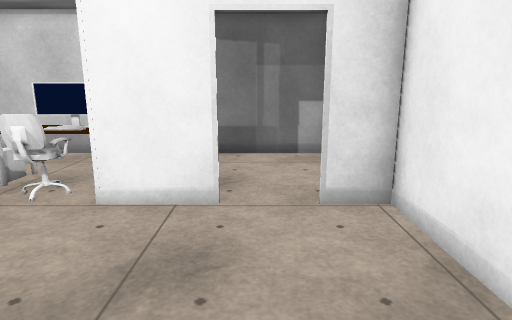
View 1 (above)

13 first-person views from a walk through a scene from a Unity 3-D project. The camera is 1.4 m above the floor, tilts 12° down and sees 75° across. The floor is counted in squares, 0.5 m on a side. Each view is taken from the middle of a square. On the plan, view 1 faces up. The plan holds only what a view shows up to about 20 squares ahead; the rest is blank. The place goes on beyond the plan. The player character is not drawn. Some animated figures are not drawn. Surface patterns are stand-ins for the level's own textures.

View 2
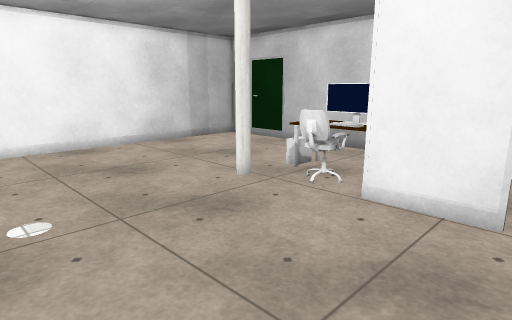

View 3
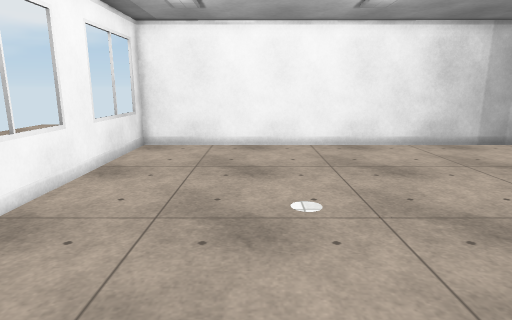

View 4
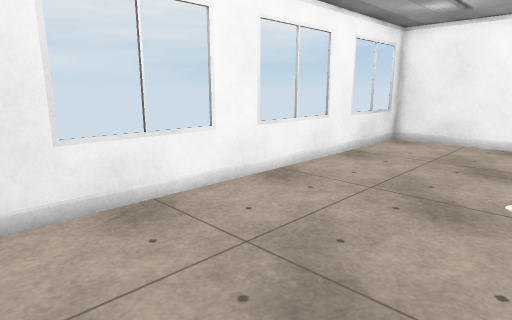

View 5
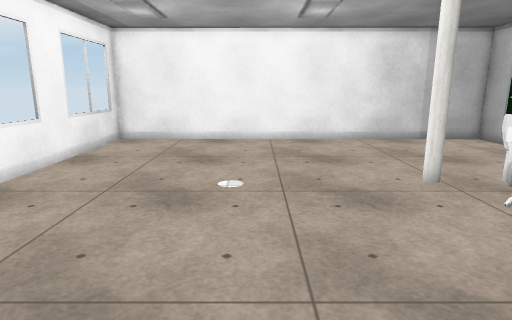

View 6
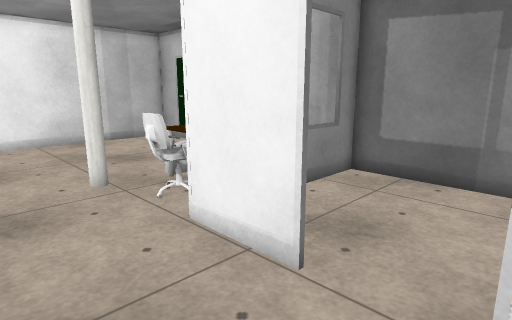

View 7
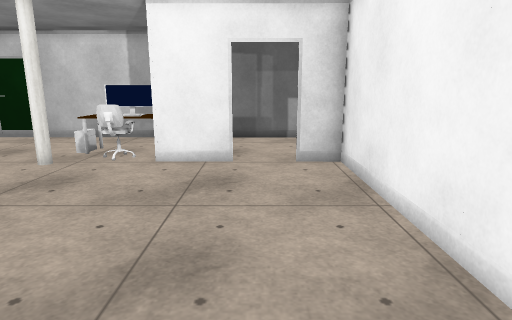

View 8
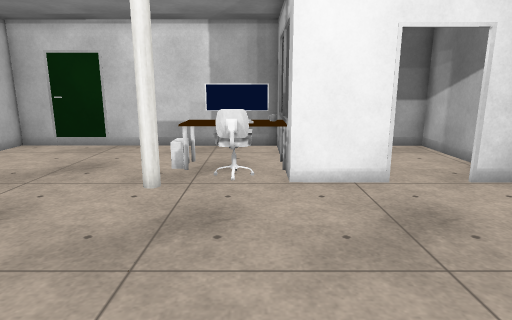

View 9
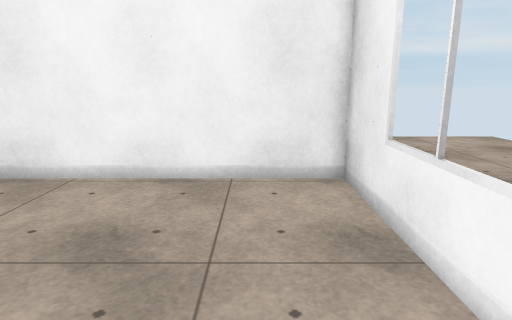

View 10
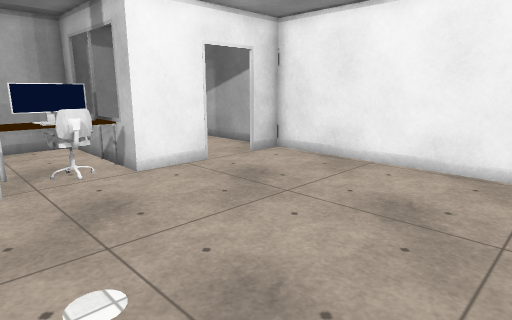

View 11
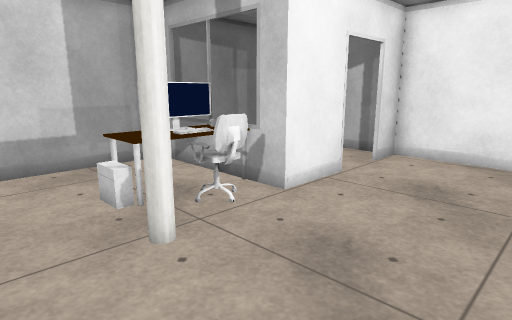

View 12
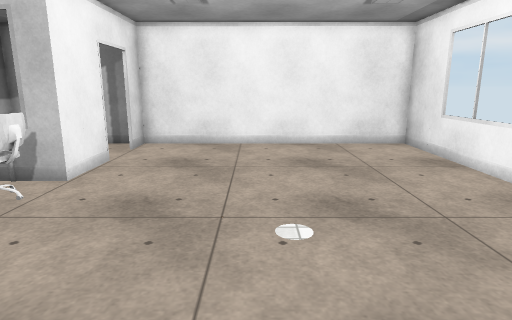

View 13
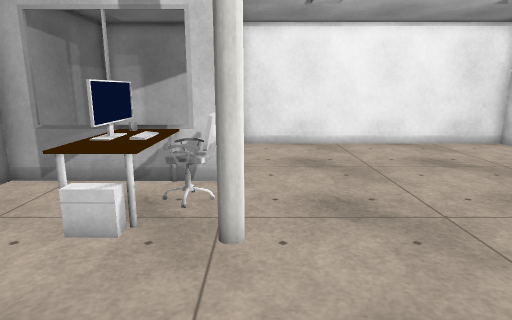

### Floor plan
Points are (right, up) in squares from view 1. A wall is a line through its corners. A room is listed if a view was taken in it or the views show most of it. See-through windows are left out.
Room 1 (views 1, 2, 3, 4, 5, 6, 7, 8, 9, 10, 11, 12, 13)
walls: (-0.8, 7.9) (-4, 7.9) (-3.9, 9.6); (-6.5, 14.6) (-16.9, 14.7) (-16.9, -5.7) (3.3, -5.8) (3.4, 7.9) (1.5, 7.9)
ways out: opening at (0.5, 8) to room 2; opening at (-7, 13) to room 3
objects: pole (-8, 7) to (-8, 8); other object (-7, 9); chair (-6, 8) to (-5, 9)
Room 2 (no view inside)
walls: (-3.8, 14.7) (-3.8, 12); (3.4, 7.9) (3.4, 14.6) (-4, 14.6)
ways out: opening at (0.5, 8) to room 1
Room 3 (no view inside)
walls: (-3.9, 11.3) (-3.9, 14.7); (-4, 14.6) (-6.5, 14.6)
ways out: opening at (-7, 13) to room 1
objects: keyboard (-6, 10) to (-5, 10); monitor (-6, 11) to (-5, 11); other object (-4, 10); other object (-4, 11)

Positions as (right, up) in squares from view 1, and headings:
1: (0, 0), facing up
2: (0, 0), facing up-left
3: (0, 0), facing left
4: (2, 2), facing down-left
5: (2, 2), facing left
6: (2, 4), facing up-left
7: (0, -5), facing up
8: (-5, -2), facing up
9: (-7, -3), facing right
10: (-9, -3), facing up-right
11: (-11, 2), facing up-right
12: (-14, 2), facing right
13: (-14, 7), facing right
